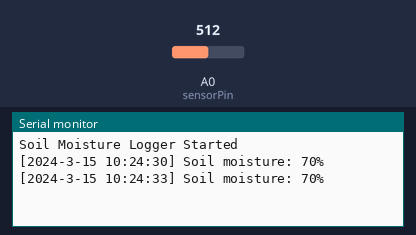
Bench run of a sketch on a simulated Arduino Uno, built with avr-gcc and run on an emulated ATmega328P. Shown: the last lines printed to the serial monitor. The test bench sets the inputs (shaded band); at power-on: A0 (sensorPin) = 512. The local clock reads 2024-03-15 10:24:30 at power-on unless the sketch sets it.

Above: at 3.8 s.
3.9 s: A0 (sensorPin) set to 716
At 6.7 s:
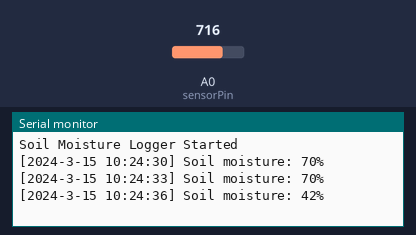
7.8 s: A0 (sensorPin) set to 900
At 10.3 s:
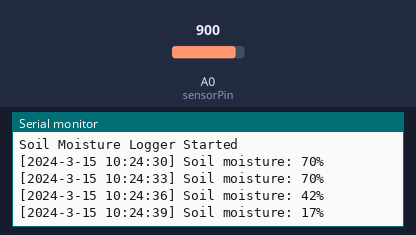
Timing chart, 0 to 11.8 s (numbered marks = the images above; inputs shaded):
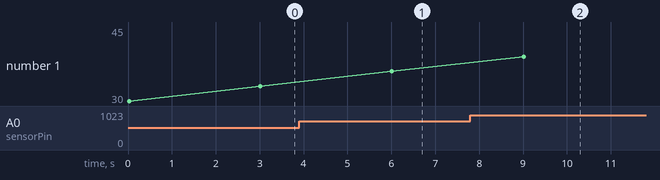

The sketch:

SmartSoilLogger.ino
```cpp
#include <Wire.h>
#include "RTClib.h"

RTC_DS3231 rtc;

const int sensorPin = A0;  // Soil moisture sensor connected to A0

void setup() {
  Serial.begin(9600);
  Wire.begin();

  // RTC Setup
  if (!rtc.begin()) {
    Serial.println("Couldn't find RTC");
    while (1);
  }

  // If RTC has lost power, set it to the date & time this sketch was compiled
  if (rtc.lostPower()) {
    Serial.println("RTC lost power, setting time!");
    rtc.adjust(DateTime(F(__DATE__), F(__TIME__)));
  }

  Serial.println("Soil Moisture Logger Started");
}

void loop() {
  int moistureValue = analogRead(sensorPin);
  int moisturePercent = map(moistureValue, 1023, 300, 0, 100);  // Adjust based on your calibration
  moisturePercent = constrain(moisturePercent, 0, 100);         // Clamp to 0–100%

  DateTime now = rtc.now();

  Serial.print("[");
  Serial.print(now.year(), DEC);
  Serial.print("-");
  Serial.print(now.month(), DEC);
  Serial.print("-");
  Serial.print(now.day(), DEC);
  Serial.print(" ");
  Serial.print(now.hour(), DEC);
  Serial.print(":");
  Serial.print(now.minute(), DEC);
  Serial.print(":");
  Serial.print(now.second(), DEC);
  Serial.print("] ");

  Serial.print("Soil moisture: ");
  Serial.print(moisturePercent);
  Serial.println("%");

  delay(3000);  // Log every 3 seconds
}
```

Measured:
- after the input at 3.9 s, the serial monitor: prints a new line after 2.1 s (image 1)
- after the input at 7.8 s, the serial monitor: prints a new line after 1.2 s (image 2)
